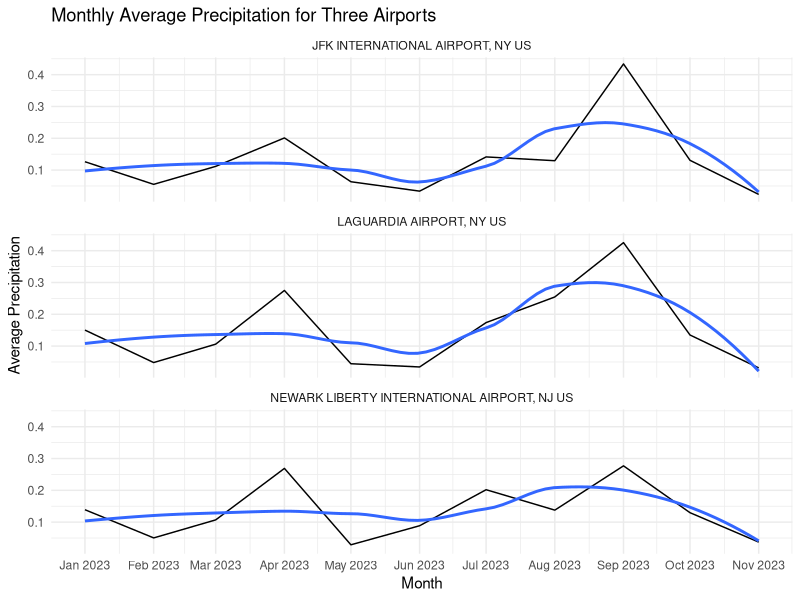
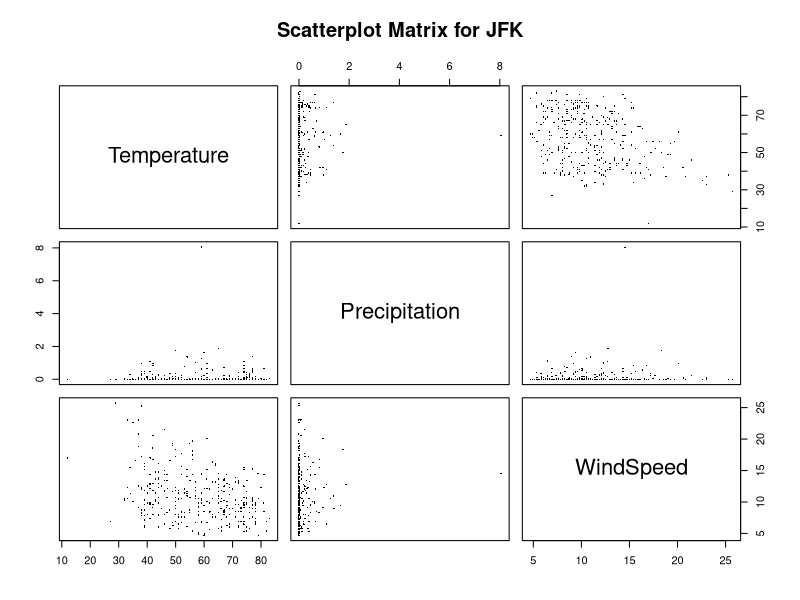
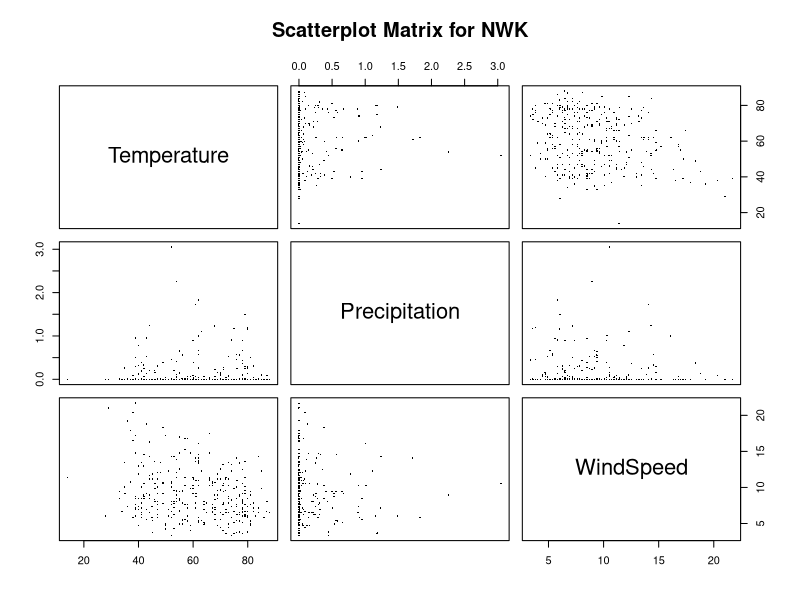
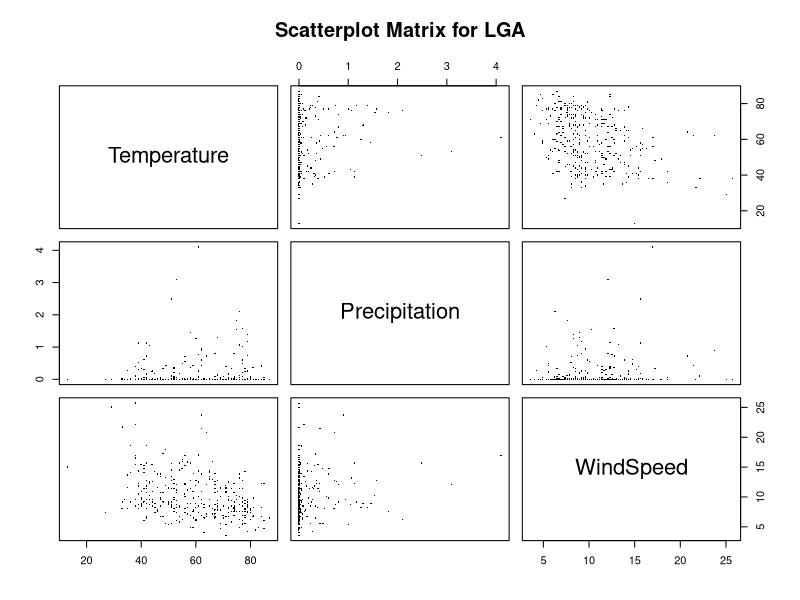

These charts were generated, in order, by the following R code: (Note: this script raises an error after producing the figures.)
## ---- chunk 1
library(lubridate)
library(ggplot2)
library(dplyr)
library(tidyr)
## ---- chunk 2
#Data Cleansing
data_top5 <- read.csv("NY_wind_percip_top5cities.csv")
## ---- chunk 3
Line_data <- data_top5 %>%
  filter(NAME %in% c("LAGUARDIA AIRPORT, NY US", "NEWARK LIBERTY INTERNATIONAL AIRPORT, NJ US", "JFK INTERNATIONAL AIRPORT, NY US"))

Line_data$DATE <- as.Date(Line_data$DATE)

# Group by airport and month, then calculate the monthly average
monthly_avg <- Line_data %>%
  group_by(NAME, Month = floor_date(DATE, "month")) %>%
  summarise(AvgPRCP = mean(PRCP, na.rm = TRUE))

# Plotting
ggplot(monthly_avg, aes(x = Month, y = AvgPRCP)) + 
  geom_line() + 
  geom_smooth(method = "loess", se = FALSE, span = 0.8) +
  facet_wrap(~ NAME, scales = "fixed", nrow = 3) +
  scale_x_date(date_breaks = "1 month", date_labels = "%b %Y") +
  theme_minimal() +
  labs(title = "Monthly Average Precipitation for Three Airports",
       x = "Month",
       y = "Average Precipitation",
       color = "Airport") +
  theme(legend.position = "none")
## ---- chunk 4

## ---- chunk 5
sp_data <- data_top5 |> 
  filter(NAME %in% c("LAGUARDIA AIRPORT, NY US", "NEWARK LIBERTY INTERNATIONAL AIRPORT, NJ US", "JFK INTERNATIONAL AIRPORT, NY US")) |> 
  filter(!is.na(TAVG) & !is.na(PRCP) & !is.na(AWND)) |> 
  dplyr::select(TAVG, PRCP, AWND, NAME) |> 
  dplyr::rename(
    "Temperature" = TAVG,
    "Precipitation" = PRCP,
    "WindSpeed" = AWND
  )

sp_jfk <- sp_data |> 
  dplyr::filter(NAME == "JFK INTERNATIONAL AIRPORT, NY US") |> 
  dplyr::select(Temperature, Precipitation, WindSpeed)
plot(sp_jfk, pch = 16, cex = .3, main = "Scatterplot Matrix for JFK")

sp_nwk <- sp_data |>
  dplyr::filter(NAME == "NEWARK LIBERTY INTERNATIONAL AIRPORT, NJ US") |> 
  dplyr::select(Temperature, Precipitation, WindSpeed)
plot(sp_nwk, pch = 16, cex = .3, main = "Scatterplot Matrix for NWK")

sp_lga <- sp_data |>
  dplyr::filter(NAME == "LAGUARDIA AIRPORT, NY US") |> 
  dplyr::select(Temperature, Precipitation, WindSpeed)
plot(sp_lga, pch = 16, cex = .3, main = "Scatterplot Matrix for LGA")
## ---- chunk 6
categorize_data <- function(data) {
  data |> 
    mutate(
      Temperature = cut(Temperature, breaks = c(-Inf, 45, 55, 65, 75, Inf), labels = c("Very Cold", "Cold", "Mild", "Comfortable", "Hot")),
      Precipitation = cut(Precipitation, breaks = c(-Inf, 0.1, 0.5, 1, Inf), labels = c("No Rain", "Light", "Moderate", "Heavy")),
      WindSpeed = cut(WindSpeed, breaks = c(-Inf, 6, 12, Inf), labels = c("Calm", "Mild", "Windy"))
    )
}

cat_jfk <- categorize_data(sp_jfk)
cat_nwk <- categorize_data(sp_nwk)
cat_lga <- categorize_data(sp_lga)


mosaic(Precipitation ~ Temperature + WindSpeed, data = cat_jfk,  
       direction = c("v", "v", "h"), main = "Combined Mosaic Plot for JFK", rot_labels=c(0,0,90,0), highlighting_fill=c("cyan","lightblue", "cornflowerblue", "navy"))

mosaic(Precipitation ~ Temperature + WindSpeed, data = cat_nwk,  
       direction = c("v", "v", "h"), main = "Combined Mosaic Plot for NWK", rot_labels=c(0,0,90,0), highlighting_fill=c("cyan","lightblue", "cornflowerblue", "navy"))

mosaic(Precipitation ~ Temperature + WindSpeed, data = cat_lga,  
       direction = c("v", "v", "h"), main = "Combined Mosaic Plot for LGA", rot_labels=c(0,0,90,0), highlighting_fill=c("cyan","lightblue", "cornflowerblue", "navy"))
## ---- chunk 7
sp_data_abb <- sp_data
sp_data_abb$NAME <- ifelse(sp_data_abb$NAME == "LAGUARDIA AIRPORT, NY US", "LGA", 
                 ifelse(sp_data_abb$NAME == "NEWARK LIBERTY INTERNATIONAL AIRPORT, NJ US", "NWK", "JFK"))


boxplot(Temperature ~ NAME, data = sp_data_abb, main = "Boxplot for Temperature", xlab = "Location", ylab = "Temperature")
boxplot(Precipitation ~ NAME, data = sp_data_abb, main = "Boxplot for Precipitation", xlab = "Location", ylab = "Precipitation")
boxplot(WindSpeed ~ NAME, data = sp_data_abb, main = "Boxplot for Wind Speed", xlab = "Location", ylab = "Wind Speed")
## ---- chunk 8
library(ggridges)

ggplot(sp_data_abb, aes(x = Temperature, y = NAME, fill = NAME)) +
  geom_density_ridges(alpha = 0.5) +
  labs(title = "Ridgeline Plot for Temperature", x = "Temperature", y = "Location") +
  theme_ridges()

ggplot(sp_data_abb, aes(x = Precipitation, y = NAME, fill = NAME)) +
  geom_density_ridges(alpha = 0.5) +
  labs(title = "Ridgeline Plot for Precipitation", x = "Precipitation", y = "Location") +
  theme_ridges()

ggplot(sp_data_abb, aes(x = WindSpeed, y = NAME, fill = NAME)) +
  geom_density_ridges(alpha = 0.5) +
  labs(title = "Ridgeline Plot for Wind Speed", x = "Wind Speed", y = "Location") +
  theme_ridges()
